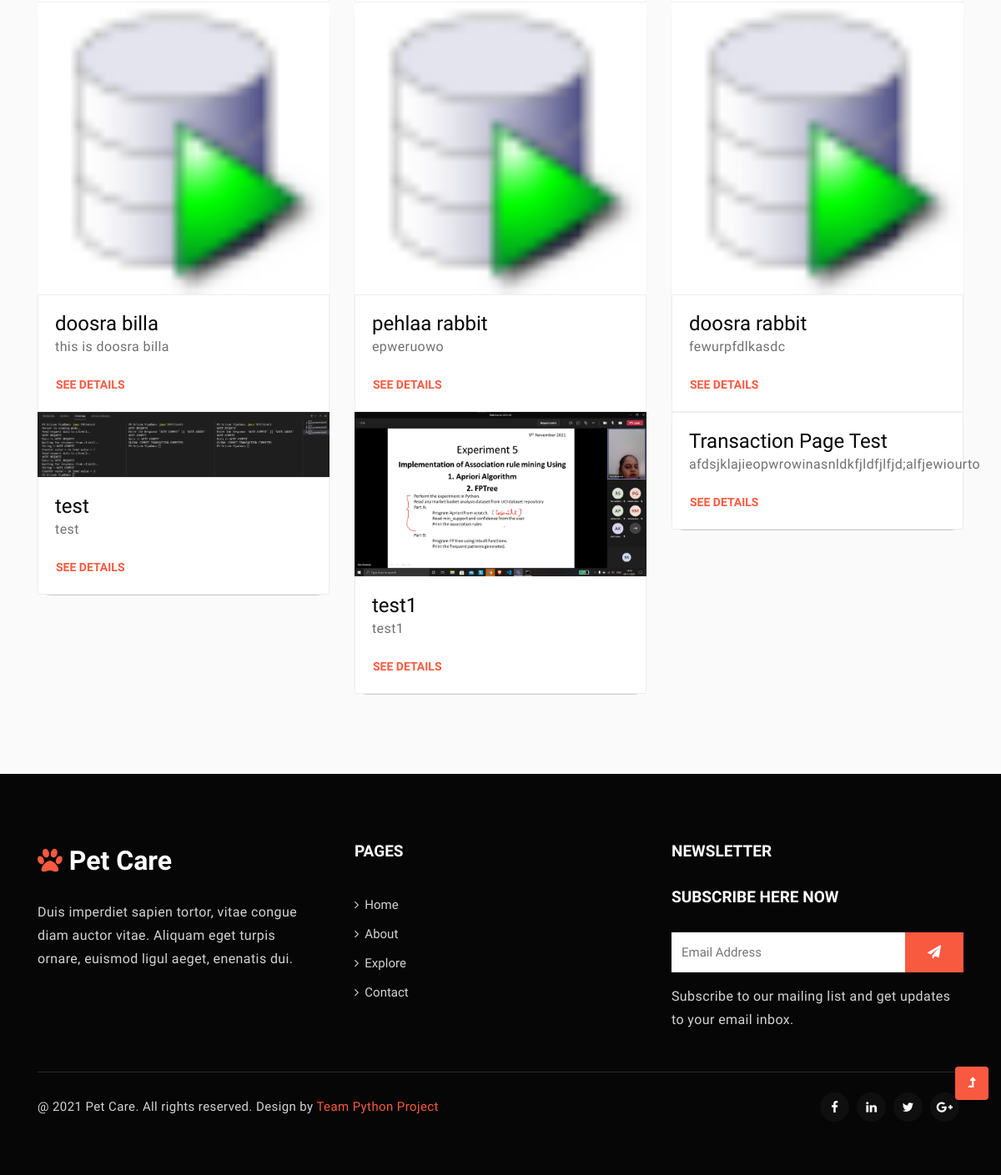
The app's page /explore/ (lower part), older data.
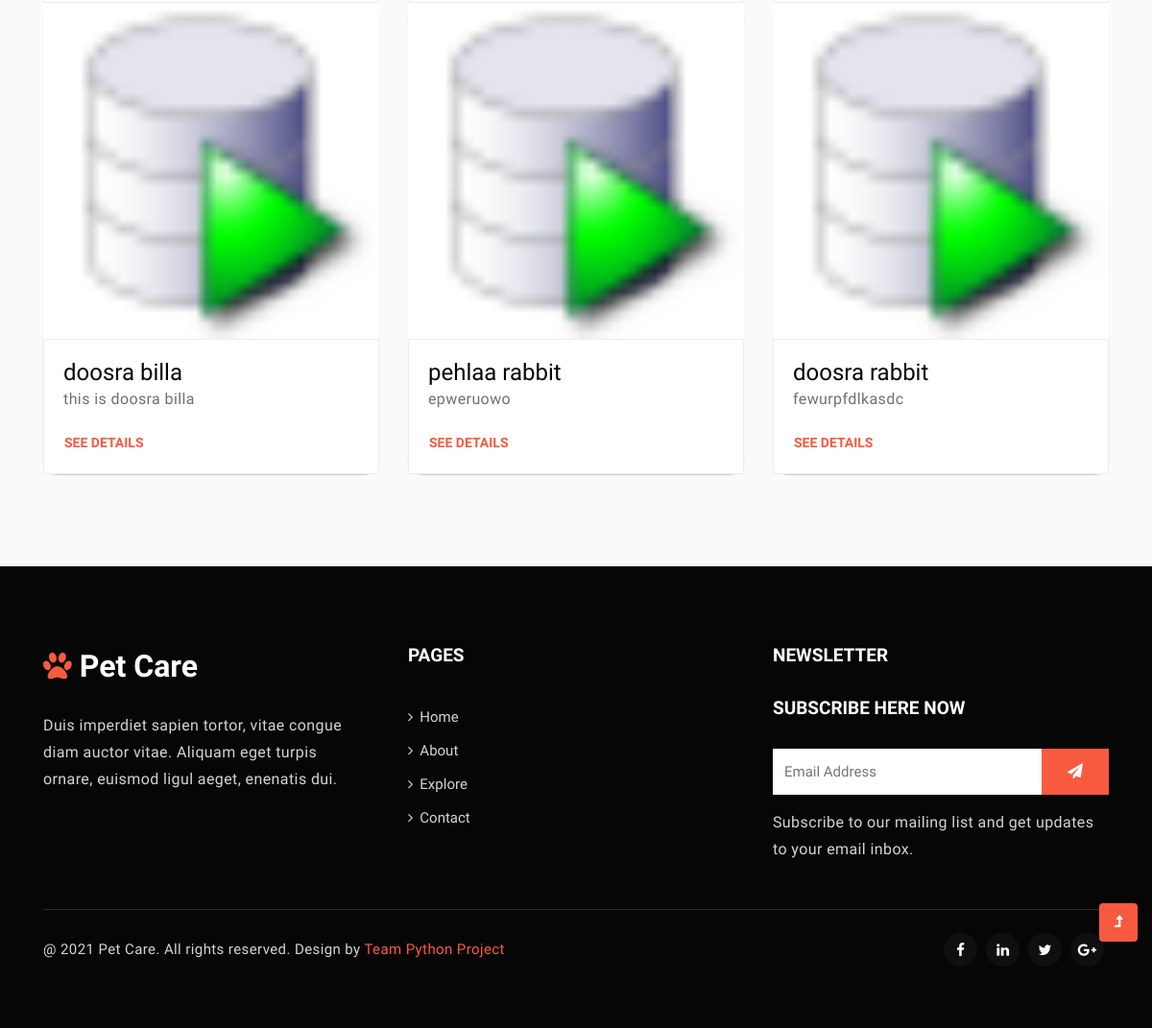
The same page, newer data.
### core/models.py (models this page shows, shortened)
class Transaction(models.Model):
    name=models.CharField(max_length=100)
    desc= models.TextField()
    img = models.ImageField(upload_to='pics')
    donor_id = models.ForeignKey(User, on_delete=models.CASCADE)
    accepted_req_id = models.ForeignKey('Request', on_delete=models.CASCADE, blank=True, null=True)
    class Meta:
        verbose_name = "Transaction"
        verbose_name_plural = "Transactions"

### core/views.py (the view)
# urls.py: path("explore/", views.exploreRenderer, name="explore-page"),
def exploreRenderer(request):
    if request.method == "GET":
        return render(request, TEMPLATE_MAPPING["explore-page"], context={"objects": Transaction.objects.filter(accepted_req_id__isnull=True)})

### core/templates/explore.html (shortened to what the changed rows need)
{% load static %}
<!doctype html>
<html lang="en">
<head>
    <link rel="stylesheet" href="{% static 'css/style-starter.css' %}">
</head>
<body>
    <div class="w3l-grids-block-5 py-5">
        <div class="container pb-md-5 py-4">
            <div class="row">
                {% for object in objects %}
                <div class="col-lg-4 col-md-6">
                    <div class="blog-card-single">
                        <div class="grids5-info">
                            <a href="{{object.img.url}}"><img src="{{object.img.url}}" alt="" /></a>
                            <div class="blog-info">
                                <h4>{{object.name}}</h4>
                                <p>{{object.desc}}</p>
                                <a class="btn btn-style" href="{% url 'pet-details-page' transaction_id=object.id %}">See Details</a>
                            </div>
                        </div>
                    </div>
                </div>
                {% endfor %}
            </div>
        </div>
    </div>
</body>
</html>

Row changes from the older to the newer data that the page shows:
no longer on this page (row edited): Transaction: img (picture), name "test", desc "test"
no longer on this page (row edited): Transaction: img (picture), name "test1", desc "test1"
removed Transaction: name "Transaction Page Test", desc "afdsjklajieopwrowinasnldkfjldfjlfjd;alfjewiourto"
